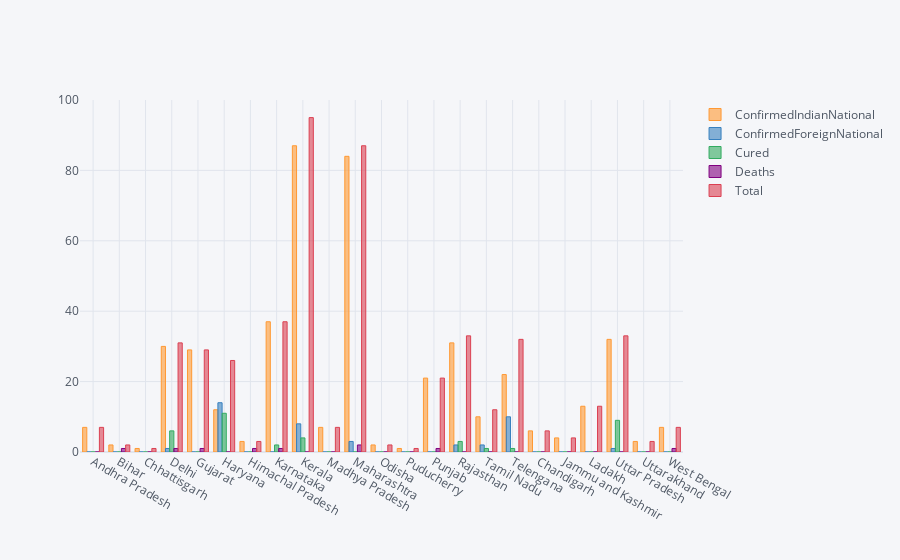

Notebook code cell kept with this figure:
### Code cell
states.iplot(kind='bar')

### Figure 1 — Plotly figure (JSON) as saved in the notebook; plotly's stock layout.template omitted (floating-point values rounded to 4 significant figures)
{"data": [{"marker": {"color": "rgba(255, 153, 51, 0.6)", "line": {"color": "rgba(255, 153, 51, 1.0)", "width": 1}}, "name": "ConfirmedIndianNational", "orientation": "v", "text": "", "type": "bar", "x": ["Andhra Pradesh", "Bihar", "Chhattisgarh", "Delhi", "Gujarat", "Haryana", "Himachal Pradesh", "Karnataka", "Kerala", "Madhya Pradesh", "Maharashtra", "Odisha", "Puducherry", "Punjab", "Rajasthan", "Tamil Nadu", "Telengana", "Chandigarh", "Jammu and Kashmir", "Ladakh", "Uttar Pradesh", "Uttarakhand", "West Bengal"], "y": [7, 2, 1, 30, 29, 12, 3, 37, 87, 7, 84, 2, 1, 21, 31, 10, 22, 6, 4, 13, 32, 3, 7]}, {"marker": {"color": "rgba(55, 128, 191, 0.6)", "line": {"color": "rgba(55, 128, 191, 1.0)", "width": 1}}, "name": "ConfirmedForeignNational", "orientation": "v", "text": "", "type": "bar", "x": ["Andhra Pradesh", "Bihar", "Chhattisgarh", "Delhi", "Gujarat", "Haryana", "Himachal Pradesh", "Karnataka", "Kerala", "Madhya Pradesh", "Maharashtra", "Odisha", "Puducherry", "Punjab", "Rajasthan", "Tamil Nadu", "Telengana", "Chandigarh", "Jammu and Kashmir", "Ladakh", "Uttar Pradesh", "Uttarakhand", "West Bengal"], "y": [0, 0, 0, 1, 0, 14, 0, 0, 8, 0, 3, 0, 0, 0, 2, 2, 10, 0, 0, 0, 1, 0, 0]}, {"marker": {"color": "rgba(50, 171, 96, 0.6)", "line": {"color": "rgba(50, 171, 96, 1.0)", "width": 1}}, "name": "Cured", "orientation": "v", "text": "", "type": "bar", "x": ["Andhra Pradesh", "Bihar", "Chhattisgarh", "Delhi", "Gujarat", "Haryana", "Himachal Pradesh", "Karnataka", "Kerala", "Madhya Pradesh", "Maharashtra", "Odisha", "Puducherry", "Punjab", "Rajasthan", "Tamil Nadu", "Telengana", "Chandigarh", "Jammu and Kashmir", "Ladakh", "Uttar Pradesh", "Uttarakhand", "West Bengal"], "y": [0, 0, 0, 6, 0, 11, 0, 2, 4, 0, 0, 0, 0, 0, 3, 1, 1, 0, 0, 0, 9, 0, 0]}, {"marker": {"color": "rgba(128, 0, 128, 0.6)", "line": {"color": "rgba(128, 0, 128, 1.0)", "width": 1}}, "name": "Deaths", "orientation": "v", "text": "", "type": "bar", "x": ["Andhra Pradesh", "Bihar", "Chhattisgarh", "Delhi", "Gujarat", "Haryana", "Himachal Pradesh", "Karnataka", "Kerala", "Madhya Pradesh", "Maharashtra", "Odisha", "Puducherry", "Punjab", "Rajasthan", "Tamil Nadu", "Telengana", "Chandigarh", "Jammu and Kashmir", "Ladakh", "Uttar Pradesh", "Uttarakhand", "West Bengal"], "y": [0, 1, 0, 1, 1, 0, 1, 1, 0, 0, 2, 0, 0, 1, 0, 0, 0, 0, 0, 0, 0, 0, 1]}, {"marker": {"color": "rgba(219, 64, 82, 0.6)", "line": {"color": "rgba(219, 64, 82, 1.0)", "width": 1}}, "name": "Total", "orientation": "v", "text": "", "type": "bar", "x": ["Andhra Pradesh", "Bihar", "Chhattisgarh", "Delhi", "Gujarat", "Haryana", "Himachal Pradesh", "Karnataka", "Kerala", "Madhya Pradesh", "Maharashtra", "Odisha", "Puducherry", "Punjab", "Rajasthan", "Tamil Nadu", "Telengana", "Chandigarh", "Jammu and Kashmir", "Ladakh", "Uttar Pradesh", "Uttarakhand", "West Bengal"], "y": [7, 2, 1, 31, 29, 26, 3, 37, 95, 7, 87, 2, 1, 21, 33, 12, 32, 6, 4, 13, 33, 3, 7]}], "layout": {"legend": {"bgcolor": "#F5F6F9", "font": {"color": "#4D5663"}}, "paper_bgcolor": "#F5F6F9", "plot_bgcolor": "#F5F6F9", "title": {"font": {"color": "#4D5663"}}, "xaxis": {"gridcolor": "#E1E5ED", "showgrid": true, "tickfont": {"color": "#4D5663"}, "title": {"font": {"color": "#4D5663"}, "text": ""}, "zerolinecolor": "#E1E5ED"}, "yaxis": {"gridcolor": "#E1E5ED", "showgrid": true, "tickfont": {"color": "#4D5663"}, "title": {"font": {"color": "#4D5663"}, "text": ""}, "zerolinecolor": "#E1E5ED"}}}
